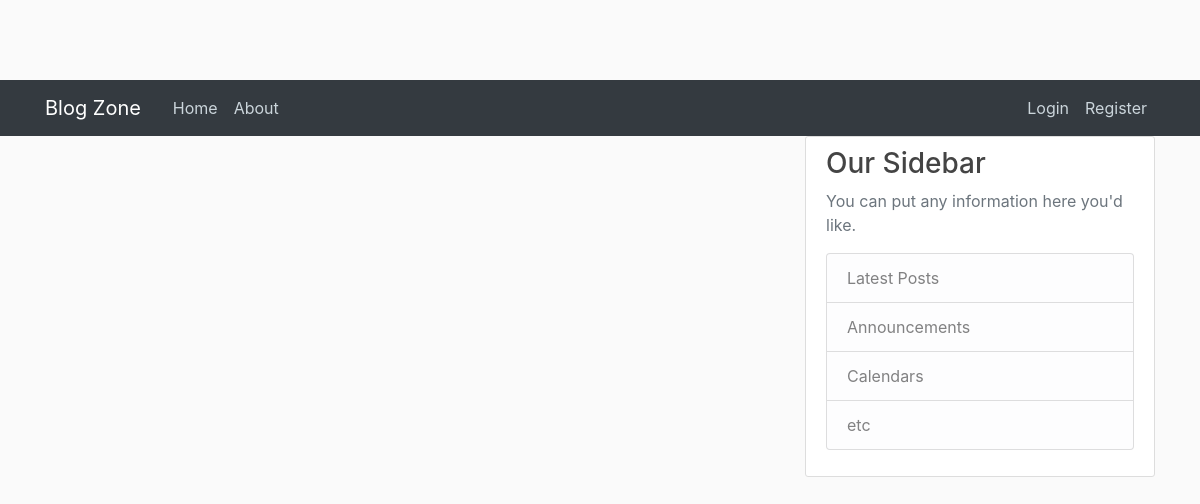
Before: / with the older database file.
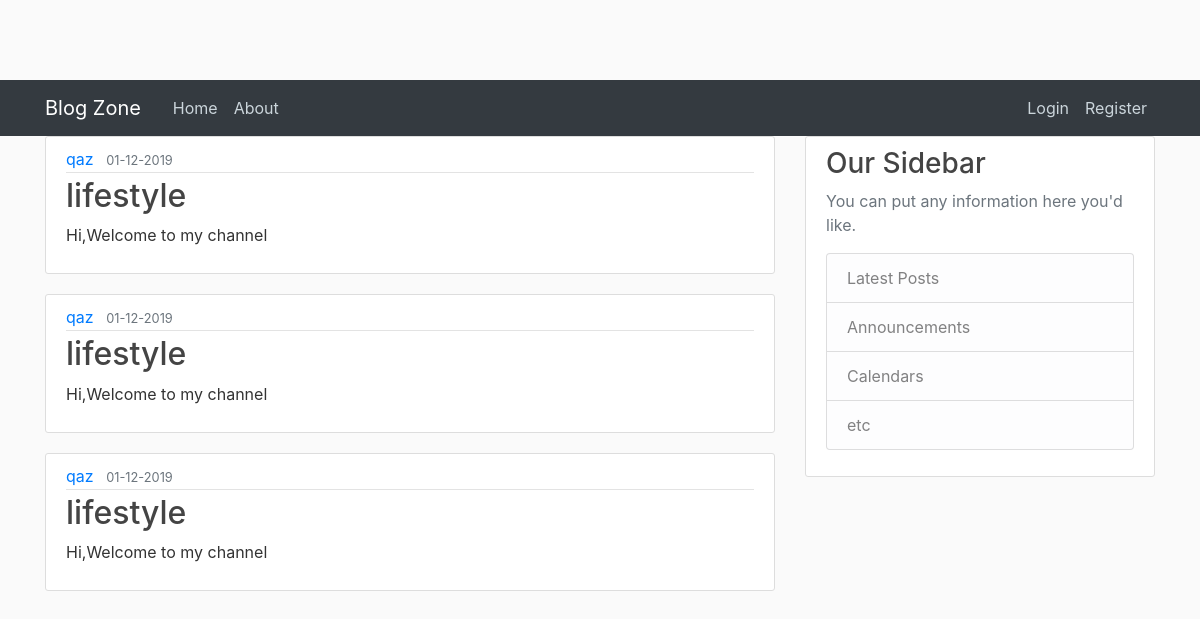
After: the same page with the newer database file.
### app/models.py (models this page shows, shortened)
class Post(db.Model):
  id =db.Column(db.Integer,primary_key= True)
  title =db.Column(db.String(100),nullable= False)
  date_posted =db.Column(db.DateTime,nullable= False,default=datetime.utcnow)
  content =db.Column(db.Text,nullable= False)
  user_id= db.Column(db.Integer,db.ForeignKey('user.id'),nullable=False)

class User(db.Model,UserMixin):
  id =db.Column(db.Integer,primary_key= True)
  email =db.Column(db.String(100),unique= True,nullable= False)
  username =db.Column(db.String(100),unique= True,nullable= False)
  image_file =db.Column(db.String(100),nullable= False, default="default.jpeg")
  password =db.Column(db.String(100),nullable= False)
  posts =db.relationship('Post',backref= 'author',lazy=True)

### app/views.py (the view)
@app.route('/')
def index():
  posts=Post.query.all()
  return render_template('index.html',posts = posts )

### app/templates/index.html (shortened to what this page needs)
{%extends "base.html"%}
{% block content %}
    {% for post in posts %}
    <article class="media content-section">
        <div class="media-body">
          <div class="article-metadata">
            <a class="mr-2" href="#">{{ post.author.username }}</a>
            <small class="text-muted">{{ post.date_posted.strftime('%d-%m-%Y')}}</small>
          </div>
          <h2><a class="article-title" href="#">{{ post.title }}</a></h2>
          <p class="article-content">{{ post.content }}</p>
        </div>
      </article>  {% endfor %}
{% endblock %}

### app/templates/base.html (shortened to what this page needs)
<!DOCTYPE html>
<html lang="en">
<head>
    <link rel="stylesheet" href="https://stackpath.bootstrapcdn.com/bootstrap/4.3.1/css/bootstrap.min.css">
  <link rel="stylesheet" href="{{url_for('static',filename ='styles.css')}}">
</head>
<body>
    <header class="site-header">
        <nav class="navbar navbar-expand-md navbar-dark bg-dark">
          <div class="container">
            <a class="navbar-brand mr-4" href="/">Blog Zone</a>
            <div class="collapse navbar-collapse" id="navbarToggle">
              <div class="navbar-nav mr-auto">
                <a class="nav-item nav-link" href="/">Home</a>
                <a class="nav-item nav-link" href="/about">About</a>
              </div>
              <div class="navbar-nav">
                {% if current_user.is_authenticated %}
                <a class="nav-item nav-link" href="{{ url_for('new_blog')}}">New Blog</a>
                <a class="nav-item nav-link" href="/profile">Profile</a>
                <a class="nav-item nav-link" href="/logout">Log Out</a>
                {% else %}
                <a class="nav-item nav-link" href="/login">Login</a>
                <a class="nav-item nav-link" href="/register">Register</a>
                {% endif %}
              </div>
            </div>
          </div>
        </nav>
      </header>
      <main role="main" class="container">
          <div class="row">
            <div class="col-md-8">
              {% block content %}{% endblock %}
            </div>
            <div class="col-md-4">
              <div class="content-section">
                <h3>Our Sidebar</h3>
                <p class='text-muted'>You can put any information here you'd like.
                  <ul class="list-group">
                    <li class="list-group-item list-group-item-light">Latest Posts</li>
                    <li class="list-group-item list-group-item-light">Announcements</li>
                    <li class="list-group-item list-group-item-light">Calendars</li>
                    <li class="list-group-item list-group-item-light">etc</li>
                  </ul>
                </p>
              </div>
            </div>
          </div>
        </main>
</body>
</html>

### app/static/styles.css (style rules this page uses)
body { background: #fafafa; color: #333333; margin-top: 5rem; }
h1, h2, h3, h4, h5, h6 { color: #444444; }
.site-header .navbar-nav .nav-link { color: #cbd5db; }
.content-section { background: #ffffff; padding: 10px 20px; border: 1px solid #dddddd; border-radius: 3px; margin-bottom: 20px; }
.article-title { color: #444444; }
.article-content { white-space: pre-line; }
.article-metadata { padding-bottom: 1px; margin-bottom: 4px; border-bottom: 1px solid #e3e3e3 }

Changed rows visible on the page:
added Post: author.username "qaz", date_posted "01-12-2019", title "lifestyle", content "Hi,Welcome to my channel"
added Post: author.username "qaz", date_posted "01-12-2019", title "lifestyle", content "Hi,Welcome to my channel"
added Post: author.username "qaz", date_posted "01-12-2019", title "lifestyle", content "Hi,Welcome to my channel"
